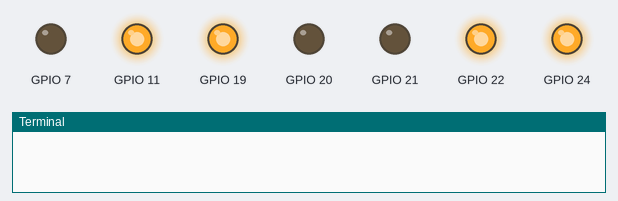
This program was run on a simulated Raspberry Pi (BCM pin numbers). Parts: output pins drawn as LEDs (lit = HIGH), the last lines printed to the terminal. Pins used as bus, display or sensor lines are not drawn.

Above: at 0.7 s.
At 1.9 s:
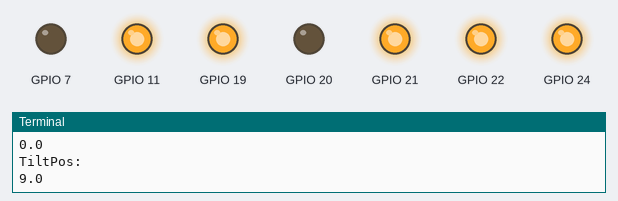
Timing chart, 0 to 3.0 s (numbered marks = the images above):
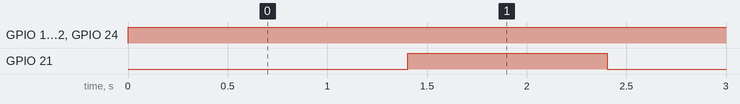

The program:

timelapse.py
```python
import time
import RPi.GPIO as GPIO

SlideStepPin = 23
PanStepPin = 8
TiltStepPin = 16

SlidePos = 0
PanPos = 0
TiltPos = 0

GPIO.setmode(GPIO.BCM)

GPIO.setup(21,GPIO.OUT)

GPIO.setup(SlideStepPin,GPIO.OUT)#step pin
GPIO.setup(24,GPIO.OUT)#dir pin

GPIO.setup(PanStepPin,GPIO.OUT)#step pin
GPIO.setup(7,GPIO.OUT)#dir pin

GPIO.setup(TiltStepPin,GPIO.OUT)#step pin
GPIO.setup(20,GPIO.OUT)#dir pin

GPIO.setup(22,GPIO.OUT)
GPIO.setup(11,GPIO.OUT)
GPIO.setup(19,GPIO.OUT)

GPIO.output(24,GPIO.HIGH)
GPIO.output(7,GPIO.LOW)
GPIO.output(20,GPIO.LOW)
GPIO.output(21,GPIO.LOW)
GPIO.output(TiltStepPin,GPIO.HIGH)

def stepnumberoftime(steps,stepPin):
    global SlidePos
    global PanPos
    global TiltPos
    for y in range(0,steps):
        GPIO.output(stepPin,GPIO.LOW)
        time.sleep(0.001)
        GPIO.output(stepPin,GPIO.HIGH)
        time.sleep(0.001)
        GPIO.output(stepPin,GPIO.HIGH)
        if stepPin == 23:
            SlidePos+= 1
        elif stepPin == 8:
            PanPos+= 1
        elif stepPin == 16:
            TiltPos+= 1

def enablemotors():
    GPIO.output(22,GPIO.HIGH)
    GPIO.output(11,GPIO.HIGH)
    GPIO.output(19,GPIO.HIGH)

def disablemotors():
    GPIO.output(24,not GPIO.input(24))
    GPIO.output(7,not GPIO.input(7))
    GPIO.output(20,not GPIO.input(20))
    stepnumberoftime(PanPos,PanStepPin)
    stepnumberoftime(TiltPos,TiltStepPin)
    stepnumberoftime(SlidePos,SlideStepPin)
    GPIO.output(22,GPIO.LOW)
    GPIO.output(11,GPIO.LOW)
    GPIO.output(19,GPIO.LOW)
try:
    for x in range(0,800): #815 amount of photos in one night
        if x == 407:
            GPIO.output(TiltStepPin,GPIO.LOW)
        enablemotors()
        stepnumberoftime(0,PanStepPin)
        stepnumberoftime(200,TiltStepPin)
        stepnumberoftime(0,SlideStepPin)

        time.sleep(1)
        GPIO.output(21,GPIO.HIGH)
        print(x)
        print("photo\n")
        print("SlidePos:")
        print(SlidePos*0.03)
        print("PanPos:")
        print(PanPos*0.045)
        print("TiltPos:")
        print(TiltPos*0.045)
        time.sleep(1)# shutterspeed: number of seconds
        GPIO.output(21,GPIO.LOW)
    disablemotors()
except:
    disablemotors()
    GPIO.cleanup()
```

Measured:
- by itself, GPIO 11, GPIO 19, GPIO 22, GPIO 24: LOW → HIGH at 0.00 s
- by itself, GPIO 21: alternates HIGH for 1.0 s and LOW for 1.4 s
